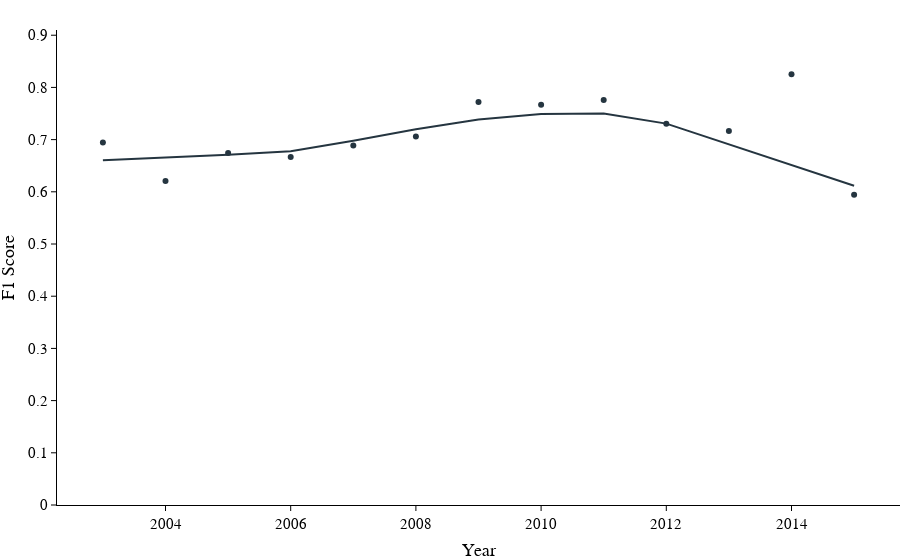
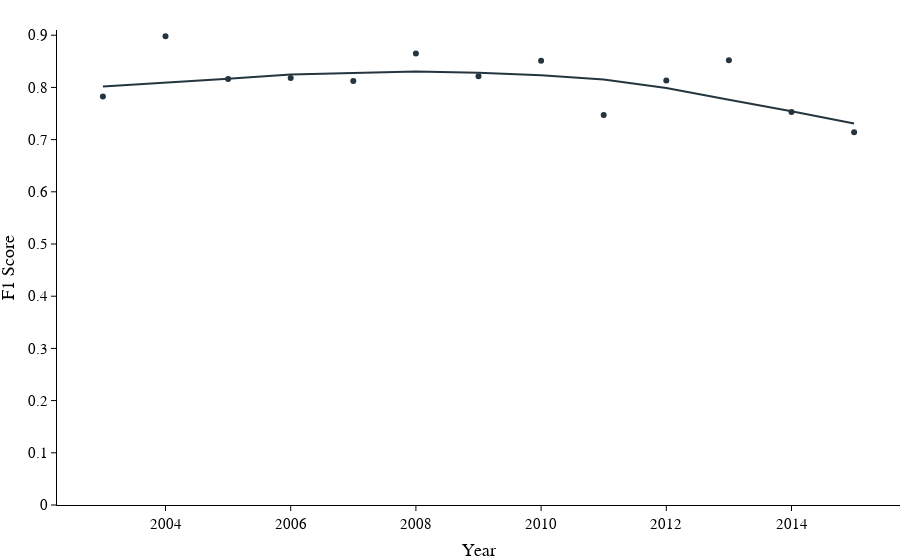
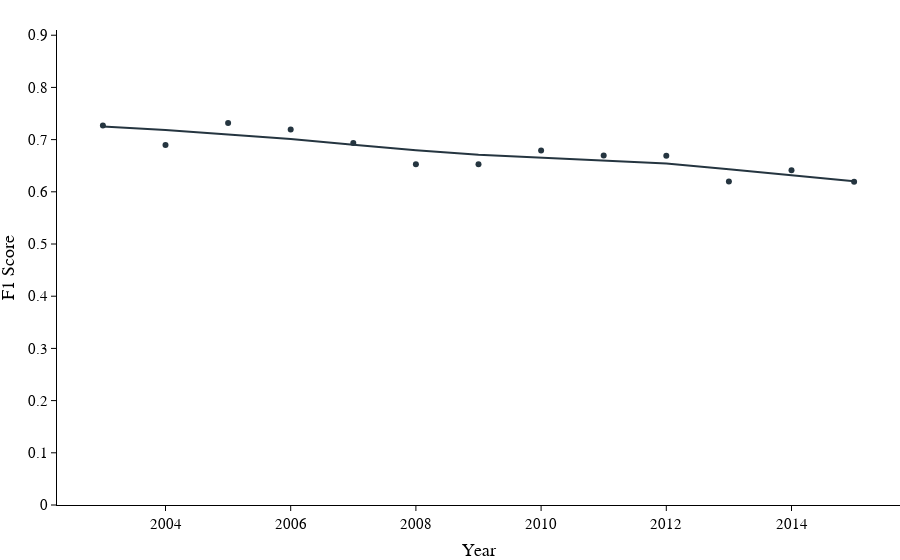
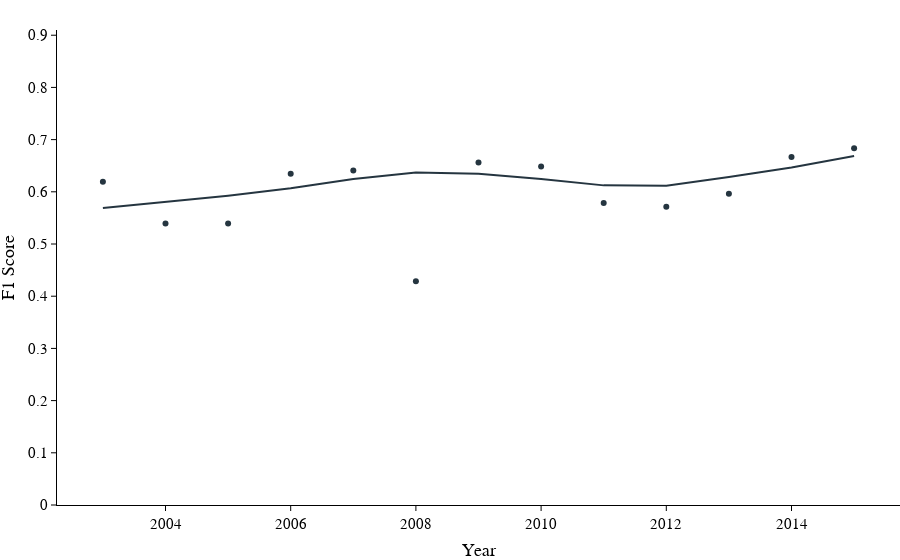

The notebook cell these images were saved under, in order:
### Code cell
for i in range(10):
    data_frame=topic_score_dfs.T.apply(lambda row: np.mean(row[i]))

    print(topic_score_dfs.columns[i], '=>', np.corrcoef(data_frame.index, data_frame.values)[0,1])
    fig = px.scatter(x=data_frame.index, y=data_frame.values, trendline="lowess") #["ols", "lowess"]
    
    fig.update_layout(
        xaxis_title='Year',
        yaxis_title='F1 Score',
        margin=dict(t=30), 
        showlegend=False
    )
    fig.update_yaxes(range=[0, 0.91])
    display(fig)
# go.Figure(data=[go.Scatter(x=data_frame.index, y=data_frame.values)])

### Figure 1 — Plotly figure (JSON) as saved in the notebook; plotly's stock layout.template omitted (floating-point values rounded to 4 significant figures)
{"data": [{"hovertemplate": "x=%{x}<br>y=%{y}<extra></extra>", "legendgroup": "", "marker": {"color": "#253540", "symbol": "circle"}, "mode": "markers", "name": "", "orientation": "v", "showlegend": false, "type": "scatter", "x": [2003, 2004, 2005, 2006, 2007, 2008, 2009, 2010, 2011, 2012, 2013, 2014, 2015], "xaxis": "x", "y": [0.6944, 0.6207, 0.6744, 0.6667, 0.6885, 0.7059, 0.7719, 0.7667, 0.7761, 0.7302, 0.7164, 0.8254, 0.5946], "yaxis": "y"}, {"hovertemplate": "<b>LOWESS trendline</b><br><br>x=%{x}<br>y=%{y} <b>(trend)</b><extra></extra>", "legendgroup": "", "marker": {"color": "#253540", "symbol": "circle"}, "mode": "lines", "name": "", "showlegend": false, "type": "scatter", "x": [2003, 2004, 2005, 2006, 2007, 2008, 2009, 2010, 2011, 2012, 2013, 2014, 2015], "xaxis": "x", "y": [0.6605, 0.6653, 0.671, 0.6777, 0.6977, 0.7201, 0.7387, 0.7492, 0.7499, 0.7306, 0.6905, 0.6518, 0.6116], "yaxis": "y"}], "layout": {"legend": {"tracegroupgap": 0}, "margin": {"t": 30}, "showlegend": false, "xaxis": {"anchor": "y", "domain": [0, 1], "title": {"text": "Year"}}, "yaxis": {"anchor": "x", "domain": [0, 1], "range": [0, 0.91], "title": {"text": "F1 Score"}}}}

### Figure 2 — Plotly figure (JSON) as saved in the notebook; plotly's stock layout.template omitted (floating-point values rounded to 4 significant figures)
{"data": [{"hovertemplate": "x=%{x}<br>y=%{y}<extra></extra>", "legendgroup": "", "marker": {"color": "#253540", "symbol": "circle"}, "mode": "markers", "name": "", "orientation": "v", "showlegend": false, "type": "scatter", "x": [2003, 2004, 2005, 2006, 2007, 2008, 2009, 2010, 2011, 2012, 2013, 2014, 2015], "xaxis": "x", "y": [0.7826, 0.898, 0.8163, 0.8182, 0.8125, 0.8649, 0.8214, 0.8511, 0.747, 0.8132, 0.8519, 0.7527, 0.7143], "yaxis": "y"}, {"hovertemplate": "<b>LOWESS trendline</b><br><br>x=%{x}<br>y=%{y} <b>(trend)</b><extra></extra>", "legendgroup": "", "marker": {"color": "#253540", "symbol": "circle"}, "mode": "lines", "name": "", "showlegend": false, "type": "scatter", "x": [2003, 2004, 2005, 2006, 2007, 2008, 2009, 2010, 2011, 2012, 2013, 2014, 2015], "xaxis": "x", "y": [0.8019, 0.809, 0.8166, 0.8247, 0.828, 0.8303, 0.8279, 0.8232, 0.8152, 0.7988, 0.7763, 0.7544, 0.731], "yaxis": "y"}], "layout": {"legend": {"tracegroupgap": 0}, "margin": {"t": 30}, "showlegend": false, "xaxis": {"anchor": "y", "domain": [0, 1], "title": {"text": "Year"}}, "yaxis": {"anchor": "x", "domain": [0, 1], "range": [0, 0.91], "title": {"text": "F1 Score"}}}}

### Figure 3 — Plotly figure (JSON) as saved in the notebook; plotly's stock layout.template omitted (floating-point values rounded to 4 significant figures)
{"data": [{"hovertemplate": "x=%{x}<br>y=%{y}<extra></extra>", "legendgroup": "", "marker": {"color": "#253540", "symbol": "circle"}, "mode": "markers", "name": "", "orientation": "v", "showlegend": false, "type": "scatter", "x": [2003, 2004, 2005, 2006, 2007, 2008, 2009, 2010, 2011, 2012, 2013, 2014, 2015], "xaxis": "x", "y": [0.7273, 0.6897, 0.732, 0.7195, 0.6936, 0.6526, 0.6528, 0.6792, 0.6697, 0.669, 0.6197, 0.6414, 0.619], "yaxis": "y"}, {"hovertemplate": "<b>LOWESS trendline</b><br><br>x=%{x}<br>y=%{y} <b>(trend)</b><extra></extra>", "legendgroup": "", "marker": {"color": "#253540", "symbol": "circle"}, "mode": "lines", "name": "", "showlegend": false, "type": "scatter", "x": [2003, 2004, 2005, 2006, 2007, 2008, 2009, 2010, 2011, 2012, 2013, 2014, 2015], "xaxis": "x", "y": [0.725, 0.7182, 0.7099, 0.7012, 0.6902, 0.6794, 0.6708, 0.6652, 0.6606, 0.6543, 0.6434, 0.6318, 0.62], "yaxis": "y"}], "layout": {"legend": {"tracegroupgap": 0}, "margin": {"t": 30}, "showlegend": false, "xaxis": {"anchor": "y", "domain": [0, 1], "title": {"text": "Year"}}, "yaxis": {"anchor": "x", "domain": [0, 1], "range": [0, 0.91], "title": {"text": "F1 Score"}}}}

### Figure 4 — Plotly figure (JSON) as saved in the notebook; plotly's stock layout.template omitted (floating-point values rounded to 4 significant figures)
{"data": [{"hovertemplate": "x=%{x}<br>y=%{y}<extra></extra>", "legendgroup": "", "marker": {"color": "#253540", "symbol": "circle"}, "mode": "markers", "name": "", "orientation": "v", "showlegend": false, "type": "scatter", "x": [2003, 2004, 2005, 2006, 2007, 2008, 2009, 2010, 2011, 2012, 2013, 2014, 2015], "xaxis": "x", "y": [0.619, 0.5393, 0.5393, 0.6346, 0.6408, 0.4286, 0.6562, 0.6483, 0.5786, 0.5714, 0.5965, 0.6667, 0.6835], "yaxis": "y"}, {"hovertemplate": "<b>LOWESS trendline</b><br><br>x=%{x}<br>y=%{y} <b>(trend)</b><extra></extra>", "legendgroup": "", "marker": {"color": "#253540", "symbol": "circle"}, "mode": "lines", "name": "", "showlegend": false, "type": "scatter", "x": [2003, 2004, 2005, 2006, 2007, 2008, 2009, 2010, 2011, 2012, 2013, 2014, 2015], "xaxis": "x", "y": [0.5691, 0.5802, 0.5926, 0.6067, 0.6247, 0.6368, 0.6345, 0.6247, 0.6123, 0.6118, 0.6282, 0.6467, 0.6688], "yaxis": "y"}], "layout": {"legend": {"tracegroupgap": 0}, "margin": {"t": 30}, "showlegend": false, "xaxis": {"anchor": "y", "domain": [0, 1], "title": {"text": "Year"}}, "yaxis": {"anchor": "x", "domain": [0, 1], "range": [0, 0.91], "title": {"text": "F1 Score"}}}}
